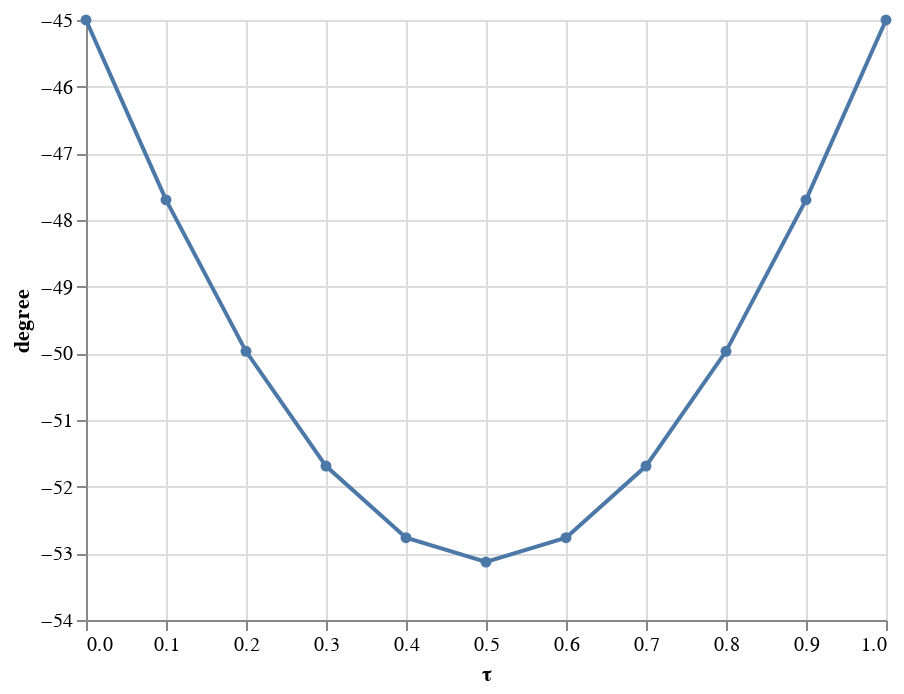

Notebook source saved alongside this figure:
### Markdown cell above
The following chart shows the angle between two slopes for different τ values.

Note,

* when $y(\mathbf{x}) > t$, the slope is $1 - \tau$,
* when $y(\mathbf{x}) < t$, the slope is $- \tau$.

So the angle between two slopes is $180 - [(180 - \arctan(-\tau)) + \arctan(1 - \tau) ]$.

### Code cell
taus = np.arange(0, 1.1, 0.1)

def radian2degree(r):
    return r / np.pi * 180


alt.Chart(
    pd.DataFrame(
        {
            "τ": taus,
            "degree": 180 - radian2degree(np.pi - np.arctan(-taus) + np.arctan(1 - taus)),
        }
    )
).mark_line(point=True).encode(x='τ', y=alt.Y('degree', scale=alt.Scale(zero=False)))

### Figure 1 — Vega-Lite specification as saved in the notebook (floating-point values rounded to 4 significant figures)
{"config": {"view": {"continuousWidth": 400, "continuousHeight": 300}}, "data": {"name": "data-31b069905938be68708d51cf07147f44"}, "mark": {"type": "line", "point": true}, "encoding": {"x": {"type": "quantitative", "field": "τ"}, "y": {"type": "quantitative", "field": "degree", "scale": {"zero": false}}}, "$schema": "https://vega.github.io/schema/vega-lite/v4.8.1.json", "datasets": {"data-31b069905938be68708d51cf07147f44": [{"τ": 0.0, "degree": -45.0}, {"τ": 0.1, "degree": -47.7}, {"τ": 0.2, "degree": -49.97}, {"τ": 0.3, "degree": -51.69}, {"τ": 0.4, "degree": -52.77}, {"τ": 0.5, "degree": -53.13}, {"τ": 0.6, "degree": -52.77}, {"τ": 0.7, "degree": -51.69}, {"τ": 0.8, "degree": -49.97}, {"τ": 0.9, "degree": -47.7}, {"τ": 1.0, "degree": -45.0}]}}
